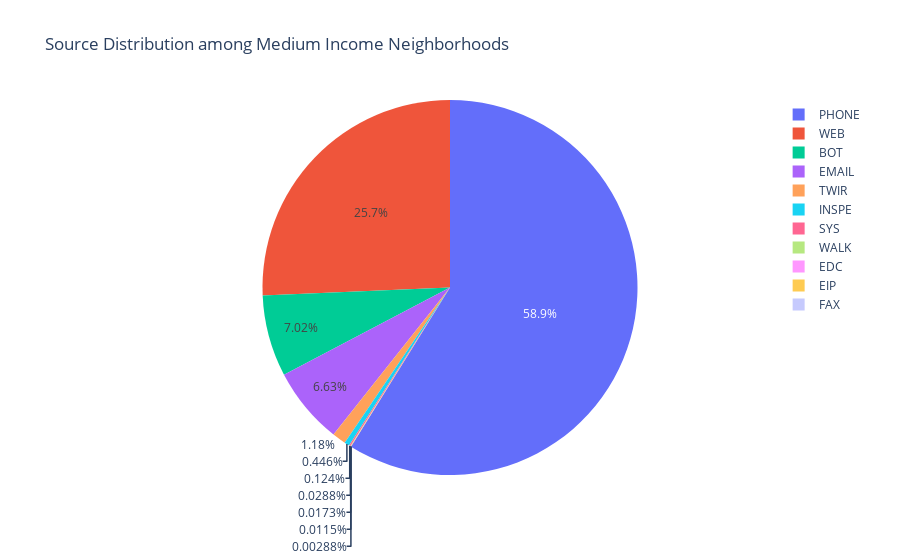

Notebook code for this chart:
### Code cell
M = pd.read_csv("M-Group2-311DataPreCOVID-Cold Season.csv")
vsM = M["SOURCE"].value_counts().T.to_frame()
px.pie(vsM, values='SOURCE', names=vsM.index, title="Source Distribution among Medium Income Neighborhoods").show()

### Figure 1 — Plotly figure (JSON) as saved in the notebook; plotly's stock layout.template omitted (floating-point values rounded to 4 significant figures)
{"data": [{"domain": {"x": [0, 1], "y": [0, 1]}, "hovertemplate": "index=%{label}<br>SOURCE=%{value}<extra></extra>", "labels": ["PHONE", "WEB", "BOT", "EMAIL", "TWIR", "INSPE", "SYS", "WALK", "EDC", "EIP", "FAX"], "legendgroup": "", "name": "", "showlegend": true, "type": "pie", "values": [20468, 8929, 2441, 2307, 410, 155, 43, 10, 6, 4, 1]}], "layout": {"legend": {"tracegroupgap": 0}, "title": {"text": "Source Distribution among Medium Income Neighborhoods"}}}
